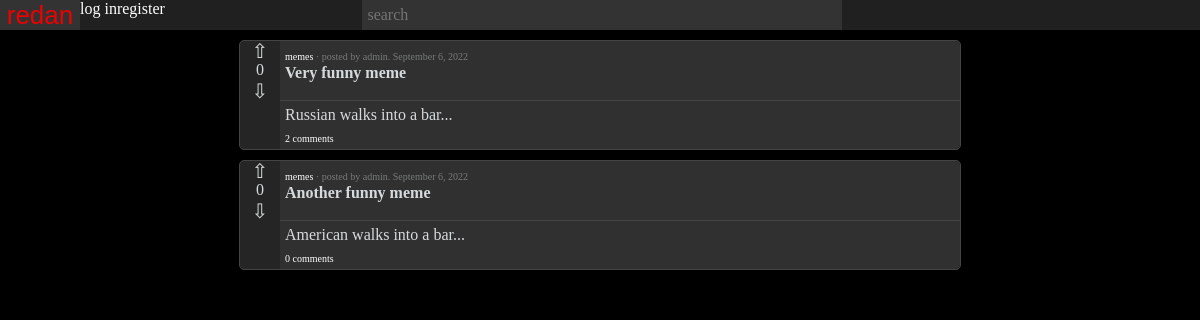
Screenshot of /ribbon/ with the database file from the repository.
### ribbon/models.py (models this page shows, shortened)
class SectionPost(models.Model):
    id = models.UUIDField(default=uuid.uuid4, unique=True, primary_key=True, editable=False)
    section_id = models.ForeignKey(Section, on_delete=models.CASCADE)
    profile_id = models.ForeignKey(Profile, on_delete=models.CASCADE)
    title = models.CharField(max_length=30)
    rating = models.IntegerField(default=0)
    image = models.ImageField(upload_to=sectionpost_path, null=True, blank=True)
    content = models.TextField(max_length=2000, blank=True)
    date_published = models.DateField(auto_now_add=True)
    class Meta():
        ordering = ['-rating']

class Section(models.Model):
    id = models.UUIDField(default=uuid.uuid4, unique=True, primary_key=True, editable=False)
    title = models.CharField(max_length=50, unique=True)
    description = models.CharField(max_length=200, blank=True)
    image = models.ImageField(upload_to=section_path)
    subscribers = models.ManyToManyField(User, editable=False)
    date_created = models.DateTimeField(auto_now_add=True)
    def __str__(self):
        return str(self.title)

### users/models.py (models this page shows, shortened)
class Profile(models.Model):
    id = models.UUIDField(default=uuid.uuid4, unique=True, primary_key=True, editable=False)
    user_id = models.OneToOneField(User, on_delete=models.CASCADE)
    about = models.CharField(max_length=200, blank=True)
    country = CountryField(blank=True)
    rating = models.IntegerField(default=0)
    profile_image = models.ImageField(upload_to='profile/', blank=True, default='profile/default.png')
    banner_image = models.ImageField(upload_to='banner/', blank=True, default='banner/default.png')
    def __str__(self):
        return str(self.user_id)

### ribbon/views.py (the view)
# urls.py: path('ribbon/', ribbonView, name='ribbon'),
def ribbonView(request):
    posts = SectionPost.objects.all()
    context = {
        'posts': posts
    }
    return render(request, 'ribbon/ribbon.html', context)

### ribbon/templates/ribbon/ribbon.html (shortened to what this page needs)
{% extends 'ribbon/base.html' %}
{% block content %}
<head>
</head>
<main>
    {% for post in posts %}
    <div class="div_post">
        <div class="div_post_upvote">
            <a href="" class="button_upvote">&#8679;</a>
        </div>
        <div class="div_post_rating">
            {{ post.rating }}
        </div>
        <div class="div_post_downvote">
            <a href="" class="button_downvote">&#8681;</a>
        </div>
        <div class="div_post_header">
            <a href="" class="post_group">{{ post.section_id }}</a><span class="post_info"> · posted by <a class="post_author" href="{% url 'user' post.profile_id.user_id %}">{{ post.profile_id }}</a>. {{ post.date_published|date:"F j, Y" }}</span>
            <br>
            <a href="" class="post_title">{{ post.title }}</a>
        </div>
        <div class="div_post_content">
            <p class="post_content_text">
                {{ post.content }}
            </p>
        </div>
        <div class="div_post_footer">
            <div class="post_footer_comments">
                <a class="button_comments" href="">
                    <div>
                        <span>{{ post.comments_set.all.count }} сomment{{ post.comments_set.all.count|pluralize:'s'}}</span>
                    </div>
                </a>
            </div>
        </div>
    </div>
    {% endfor %}
</main>
{% endblock content %}

### ribbon/static/ribbon/main.css (style rules this page uses)
body { background-color: #000; margin: 0; font-family: "Verdana", "Tahoma", "Trebuchet MS"; }
.div_post { margin: 10px auto; width: 60%; min-width: 400px; color: #D7DADC; background-color: #252525; border: solid 1px #444; border-radius: 5px; display: grid; grid-template-columns: 40px auto; grid-template-rows: 20px 20px 20px auto auto 20px; }
.div_post_upvote { grid-column: 1 / span 1; grid-row: 1 / span 1; text-align: center; }
.div_post_rating { grid-column: 1 / span 1; grid-row: 2 / span 1; text-align: center; }
.div_post_downvote { grid-column: 1 / span 1; grid-row: 3 / span 1; text-align: center; }
.button_upvote, .button_downvote { text-decoration: none; color: inherit; font-size: 20px; line-height: 20px; }
.div_post_header { grid-column: 2 / span 1; grid-row: 1 / span 4; padding: 5px; border-radius: 0 5px 0 0; border-bottom: solid 1px #444; background-color: #303030; }
.post_title { text-decoration: none; font-weight: bold; color: #D7DADC; }
.post_group { text-decoration: none; font-size: 10px; color: #fff; }
.post_author { text-decoration: none; color: #77797a; }
.post_info { font-size: 10px; color: #77797a; }
.div_post_content { grid-column: 2 / span 1; grid-row: 5 / span 1; padding: 5px; background-color: #303030; }
.post_content_text { margin: 0; }
.div_post_footer { grid-column: 2 / span 1; grid-row: 6 / span 1; border-radius: 0 0 5px 0; background-color: #303030; display: grid; grid-template-columns: auto 1fr; grid-template-rows: auto; }
.post_footer_comments { grid-column: 1 / span 1; grid-row: 1 / span 1; padding: 0 5px 0 5px; font-size: 10px; line-height: 20px; }
.button_comments { text-decoration: none; color: #fff; }
.button_comments div { text-align: center; height: 100%; }

### rows the page displays
SectionPost: rating "0", section_id "memes", profile_id "admin", date_published "September 6, 2022", title "Very funny meme", content "Russian walks into a bar...", comments_set.all.count "2"
SectionPost: rating "0", section_id "memes", profile_id "admin", date_published "September 6, 2022", title "Another funny meme", content "American walks into a bar...", comments_set.all.count "0"
